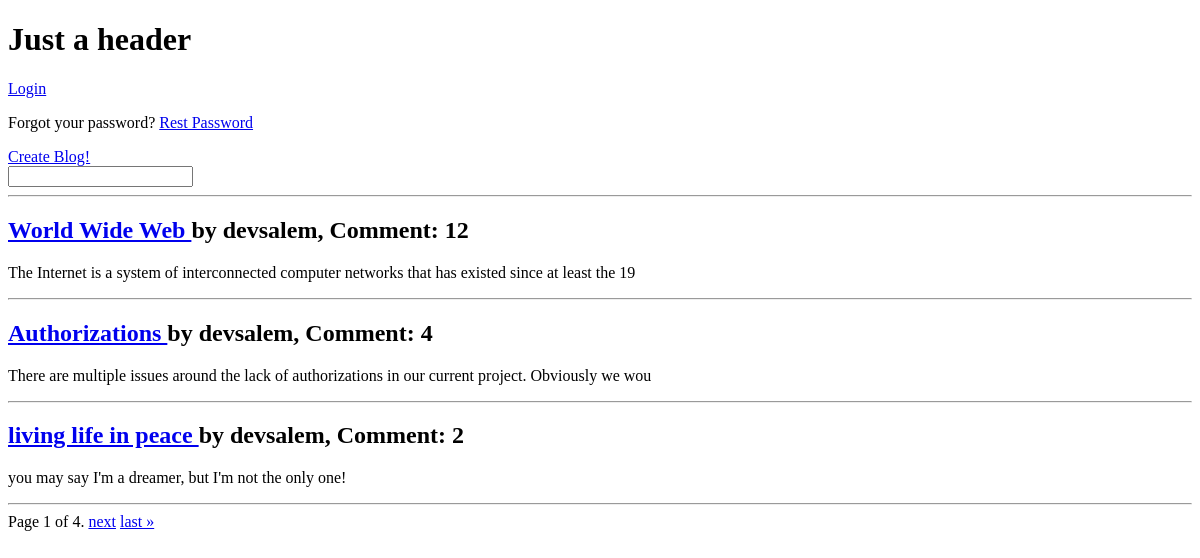
The app's page /, older data.
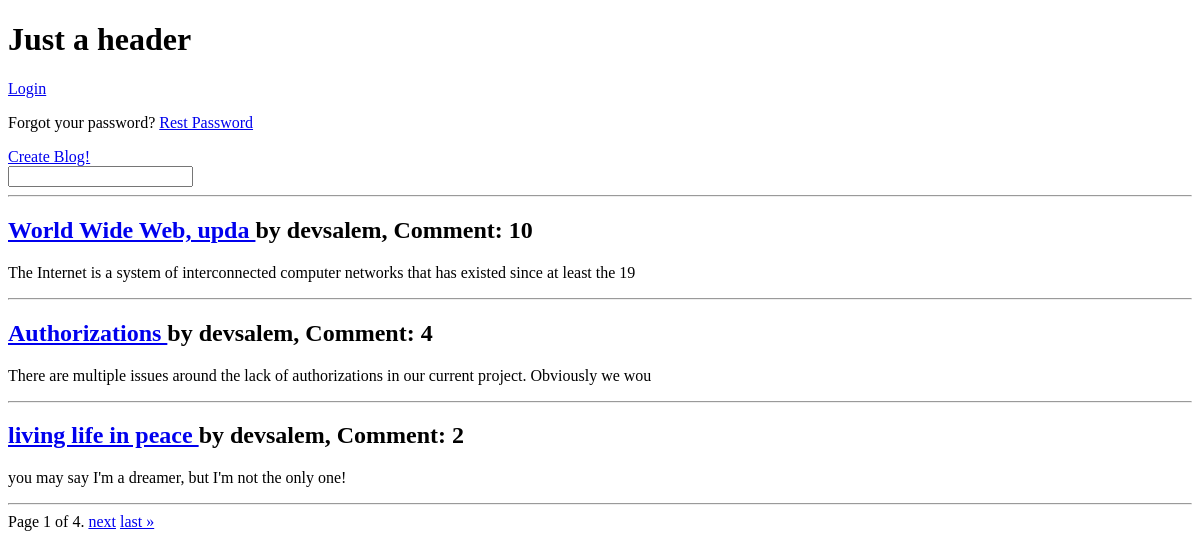
The same page, newer data.
### blog/models.py (models this page shows, shortened)
class Blog(models.Model):
    created_at = fields.DateTimeField(auto_now_add=True)
    title = fields.CharField(max_length=500)
    body = fields.TextField(blank=True)
    author = ForeignKey(
        get_user_model(),
        on_delete=models.CASCADE,
    )

### blog/views.py (the view)
# urls.py: path("", views.BlogListView.as_view(), name="blogs"),
class BlogListView(ListView):
    model = Blog
    template_name = "blog/blogs.html"
    paginate_by = 3
    def get_queryset(self):
        try:
            query = self.request.GET["q"]
        except:
            query = ""
        object_list = super().get_queryset()
        object_list = Blog.objects.filter(title__icontains=query)
        return object_list

### blog/templates/blog/blogs.html (shortened to what this page needs)
<!DOCTYPE html>
<html lang="en">
<head>
</head>
<body>
    {% include 'base.html'%}
    <a href="{% url 'create-blog' %}">Create Blog!</a>
    <form action="">
        <input type="search" name="q" id="query" value="{{request.GET.q}}">
    </form>
    <hr>
    {% for blog in object_list %}
    <h2>
        <a href="{% url 'blog' blog.id %}">
            {{blog.title|slice:":20"}}
        </a>
        by {{blog.author}},
        Comment: {{blog.comment_set.count}}
    </h2>
    <p>{{blog.body|slice:":100"}}</p>
    <hr>
    {% endfor %}
    <div class="pagination">
        <span class="step-links">
            <span class="current">
                Page {{ page_obj.number }} of {{ page_obj.paginator.num_pages }}.
            </span>
            {% if page_obj.has_next %}
                <a href="?page={{ page_obj.next_page_number }}">next</a>
                <a href="?page={{ page_obj.paginator.num_pages }}">last &raquo;</a>
            {% endif %}
        </span>
    </div>
</body>
</html>

Row changes from the older to the newer data that the page shows:
changed Blog: title "World Wide Web" → "World Wide Web, upda"; comment_set.count "12" → "10"
